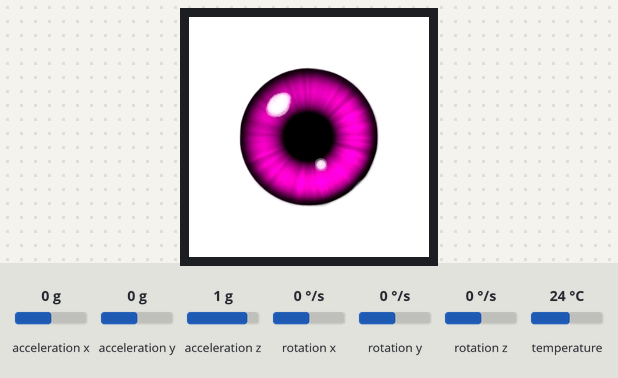
Recording of a sketch running on a simulated ESP32. On the bench: 240×240 colour display. The inputs (shaded band) are chosen by the test bench; at power-on: rotation x 0 °/s, rotation z 0 °/s, acceleration x 0 g, acceleration y 0 g, acceleration z 1 g, rotation y 0 °/s, temperature 24 °C. What the sketch prints to the serial monitor is not drawn.

Above: at 1.5 s.
1.6 s: rotation x set to -192 °/s
At 3.4 s:
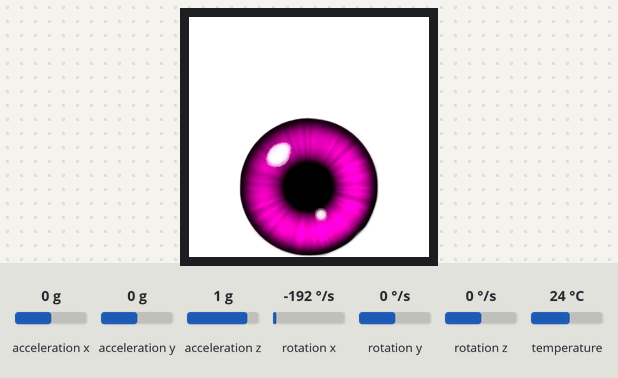
3.7 s: rotation z set to -192 °/s
At 5.1 s:
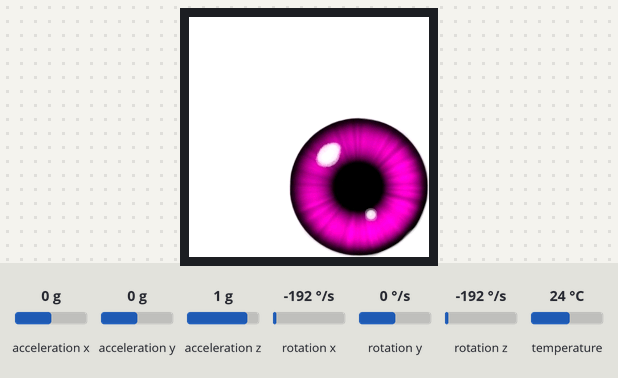
5.7 s: rotation x set to 0 °/s
At 9.1 s:
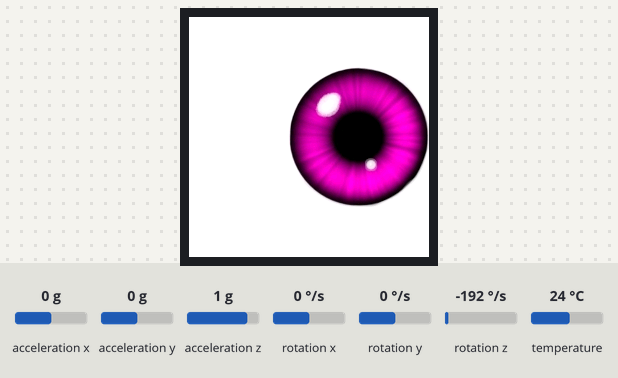
Timing chart, 0 to 10.6 s (numbered marks = the images above; inputs shaded):
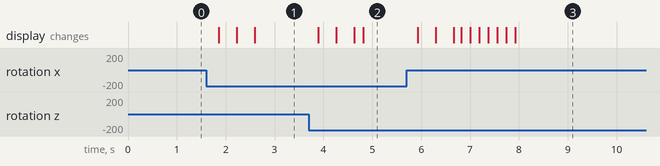

The sketch:

Gyroscope_Eye_2_v4.ino
```cpp
// ESP32 Guide: https://RandomNerdTutorials.com/esp32-mpu-6050-accelerometer-gyroscope-arduino/
// ESP8266 Guide: https://RandomNerdTutorials.com/esp8266-nodemcu-mpu-6050-accelerometer-gyroscope-arduino/
// Arduino Guide: https://RandomNerdTutorials.com/arduino-mpu-6050-accelerometer-gyroscope/

#include <Adafruit_MPU6050.h>
//#include <Adafruit_Sensor.h>
//#include <Wire.h>
#include "iris.h"

Adafruit_MPU6050 mpu;

#include <TFT_eSPI.h>
TFT_eSPI tft = TFT_eSPI();
TFT_eSprite eyeballSprite = TFT_eSprite(&tft); // Sprite for meter reading
TFT_eSprite pupilSprite   = TFT_eSprite(&tft); // Sprite for meter reading

int positionz = 50; // Starts at -120 degrees
int positionx = 50; // Starts at -120 degrees

void setup(void) {
  Serial.begin(115200);

// Try to initialize!
  if (!mpu.begin()) {
    Serial.println("Failed to find MPU6050 chip");
    while (1) {
      delay(10);
    }
  }

  mpu.setAccelerometerRange(MPU6050_RANGE_8_G);
  mpu.setGyroRange(MPU6050_RANGE_500_DEG);
  mpu.setFilterBandwidth(MPU6050_BAND_5_HZ);

  tft.init();
  tft.setRotation(2);
  tft.setSwapBytes(true);
  tft.fillScreen(TFT_WHITE);

  eyeballSprite.createSprite(240, 240);
  eyeballSprite.fillSprite(TFT_WHITE);

  pupilSprite.createSprite(140,140);
  pupilSprite.setSwapBytes(true);
  pupilSprite.pushImage(0,0,140,140,iris);
  // Position 50,50 is the start x and y coordinates
  pupilSprite.pushToSprite(&eyeballSprite,50,50,TFT_WHITE);

  eyeballSprite.pushSprite(0,0);
}

void loop() {
  sensors_event_t a, g, temp;
  mpu.getEvent(&a, &g, &temp);
  plotPupil(g.gyro.x,g.gyro.y,g.gyro.z);
  delay(10);
}

// =======================================================================================
// Move the needle to a new position
// =======================================================================================

void plotPupil(int16_t gyro_x, int16_t gyro_y, int16_t gyro_z)
{
  Serial.print("Gyro_X:");
  Serial.print(gyro_x);
  Serial.print(",");
  Serial.print("Gyro_Y:");
  Serial.print(gyro_y);
  Serial.print(",");
  Serial.print("Gyro_Z:");
  Serial.println(gyro_z);
  gyro_z=gyro_z/-1;
  gyro_x=gyro_x/-1;

  if(gyro_z==0){
    positionz=50+((positionz-50)*0.75);
  }else{
    positionz=positionz+(gyro_z*3);
    if(positionz<0){
      positionz=0;
    }else if(positionz>100){
      positionz=100;
    }
  }
  if(gyro_x==0){
    positionx=50+((positionx-50)*0.75);
  }else{
    positionx=positionx+(gyro_x*4);
    if(positionx<0){
      positionx=0;
    }else if(positionx>100){
      positionx=100;
    }
  }

//  Serial.print("New_X:");
//  Serial.print(positionx);
//  Serial.print(",");
//  Serial.print("New_Y:");
//  Serial.println(positiony);

  eyeballSprite.fillSprite(TFT_WHITE);

  pupilSprite.pushImage(0,0,140,140,iris);
  // Position 50,50 is the start z and y coordinates
  pupilSprite.pushToSprite(&eyeballSprite,positionz,positionx,TFT_WHITE);
  pupilSprite.setSwapBytes(true);

  eyeballSprite.pushSprite(0,0);

}
```

Source omitted: iris.h (data table, 189595 bytes)

Measured:
- after the input at 1.6 s, the display: first changes after 0.25 s (image 1 shows a later state)
- after the input at 3.7 s, the display: first changes after 0.19 s (image 2 shows a later state)
- after the input at 5.7 s, the display: first changes after 0.23 s (image 3 shows a later state)
